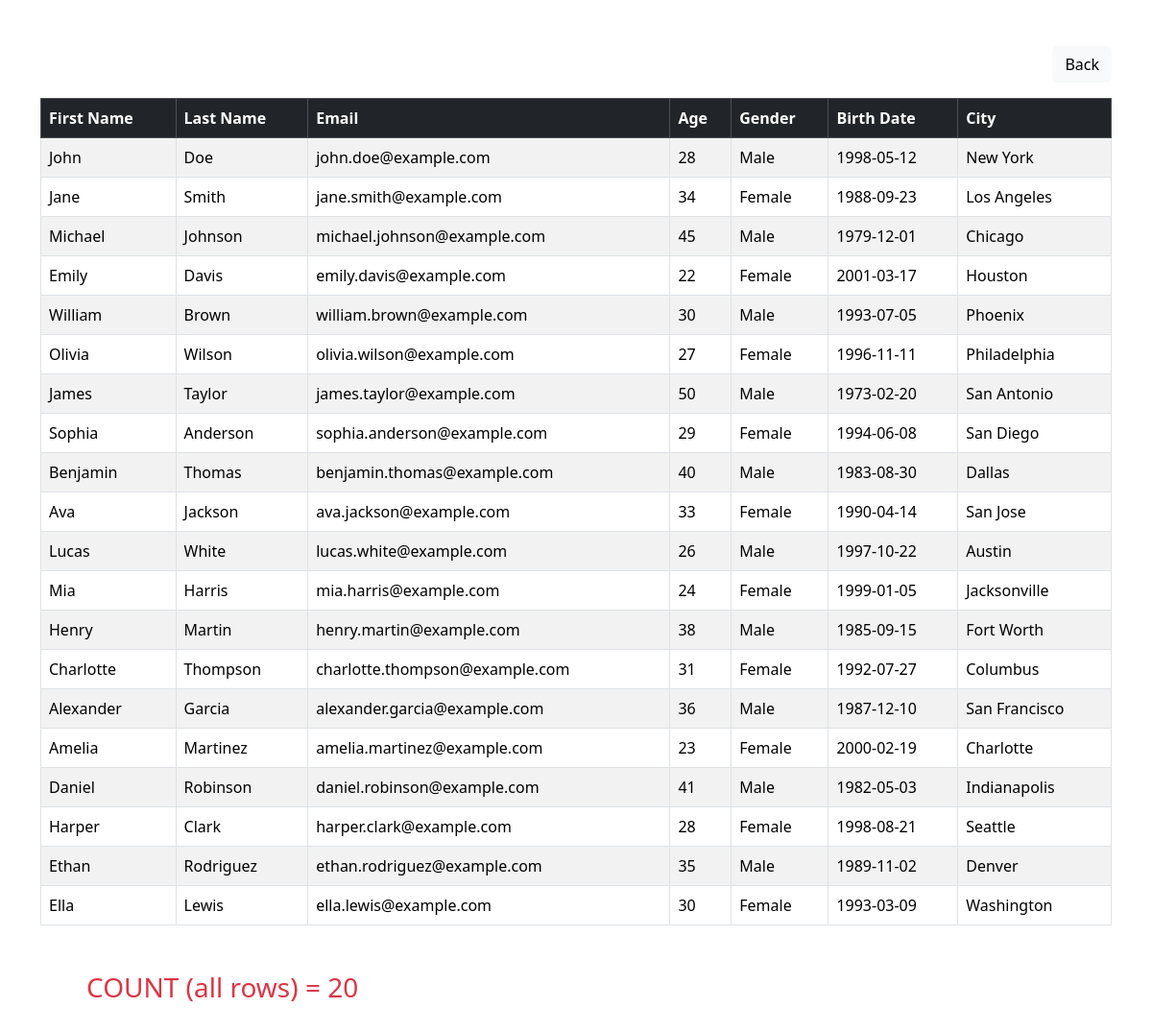
The page /count.php on the database its author committed.
### tables this page shows
CREATE TABLE `peopletbl` (
  `first_name` varchar(50) NOT NULL,
  `last_name` varchar(50) NOT NULL,
  `email` varchar(50) NOT NULL,
  `age` int(5) NOT NULL,
  `gender` varchar(20) NOT NULL,
  `birth_date` date NOT NULL,
  `city` varchar(50) NOT NULL
);

### count.php (the view, shortened to what this page needs)
<?php
require_once "dbconnection.php";
$sql = "SELECT * FROM peopletbl";
$result = mysqli_query($conn, $sql);
$count_query = "SELECT COUNT(*) AS total_people FROM peopletbl";
$count_result = mysqli_query($conn, $count_query);
$count_row = mysqli_fetch_assoc($count_result);
?>
<!DOCTYPE html>
<html lang="en">
<head>
    <link href="https://cdn.jsdelivr.net/npm/bootstrap@5.3.2/dist/css/bootstrap.min.css" rel="stylesheet">
</head>
<body>
<div class="container mt-5">
    <div class="d-flex justify-content-end mb-3">
        <a href="index.php" class="btn btn-light">Back</a>
    </div>
    <table class="table table-bordered table-striped">
        <thead class="table-dark">
            <tr>
                <th>First Name</th>
                <th>Last Name</th>
                <th>Email</th>
                <th>Age</th>
                <th>Gender</th>
                <th>Birth Date</th>
                <th>City</th>
            </tr>
        </thead>
        <tbody>
        <?php
        if (mysqli_num_rows($result) > 0) {
            while ($row = mysqli_fetch_assoc($result)) {
                echo "<tr>";
                echo "<td>{$row['first_name']}</td>";
                echo "<td>{$row['last_name']}</td>";
                echo "<td>{$row['email']}</td>";
                echo "<td>{$row['age']}</td>";
                echo "<td>{$row['gender']}</td>";
                echo "<td>{$row['birth_date']}</td>";
                echo "<td>{$row['city']}</td>";
                echo "</tr>";
            }
        } else {
            echo "<tr><td colspan='7'>No records found</td></tr>";
        }
        ?>
        </tbody>
    </table>
    <div class="m-5 text-danger">
        <h3>COUNT (all rows) = <?php echo $count_row['total_people']; ?></h3>
    </div>
</div>
</body>
</html>

### rows shown on the page
peopletbl: first_name "John", last_name "Doe", email "john.doe@example.com", age "28", gender "Male", birth_date "1998-05-12", city "New York"
peopletbl: first_name "Jane", last_name "Smith", email "jane.smith@example.com", age "34", gender "Female", birth_date "1988-09-23", city "Los Angeles"
peopletbl: first_name "Michael", last_name "Johnson", email "michael.johnson@example.com", age "45", gender "Male", birth_date "1979-12-01", city "Chicago"
peopletbl: first_name "Emily", last_name "Davis", email "emily.davis@example.com", age "22", gender "Female", birth_date "2001-03-17", city "Houston"
peopletbl: first_name "William", last_name "Brown", email "william.brown@example.com", age "30", gender "Male", birth_date "1993-07-05", city "Phoenix"
peopletbl: first_name "Olivia", last_name "Wilson", email "olivia.wilson@example.com", age "27", gender "Female", birth_date "1996-11-11", city "Philadelphia"
peopletbl: first_name "James", last_name "Taylor", email "james.taylor@example.com", age "50", gender "Male", birth_date "1973-02-20", city "San Antonio"
peopletbl: first_name "Sophia", last_name "Anderson", email "sophia.anderson@example.com", age "29", gender "Female", birth_date "1994-06-08", city "San Diego"
peopletbl: first_name "Benjamin", last_name "Thomas", email "benjamin.thomas@example.com", age "40", gender "Male", birth_date "1983-08-30", city "Dallas"
peopletbl: first_name "Ava", last_name "Jackson", email "ava.jackson@example.com", age "33", gender "Female", birth_date "1990-04-14", city "San Jose"
peopletbl: first_name "Lucas", last_name "White", email "lucas.white@example.com", age "26", gender "Male", birth_date "1997-10-22", city "Austin"
peopletbl: first_name "Mia", last_name "Harris", email "mia.harris@example.com", age "24", gender "Female", birth_date "1999-01-05", city "Jacksonville"
peopletbl: first_name "Henry", last_name "Martin", email "henry.martin@example.com", age "38", gender "Male", birth_date "1985-09-15", city "Fort Worth"
peopletbl: first_name "Charlotte", last_name "Thompson", email "charlotte.thompson@example.com", age "31", gender "Female", birth_date "1992-07-27", city "Columbus"
peopletbl: first_name "Alexander", last_name "Garcia", email "alexander.garcia@example.com", age "36", gender "Male", birth_date "1987-12-10", city "San Francisco"
peopletbl: first_name "Amelia", last_name "Martinez", email "amelia.martinez@example.com", age "23", gender "Female", birth_date "2000-02-19", city "Charlotte"
peopletbl: first_name "Daniel", last_name "Robinson", email "daniel.robinson@example.com", age "41", gender "Male", birth_date "1982-05-03", city "Indianapolis"
peopletbl: first_name "Harper", last_name "Clark", email "harper.clark@example.com", age "28", gender "Female", birth_date "1998-08-21", city "Seattle"
peopletbl: first_name "Ethan", last_name "Rodriguez", email "ethan.rodriguez@example.com", age "35", gender "Male", birth_date "1989-11-02", city "Denver"
peopletbl: first_name "Ella", last_name "Lewis", email "ella.lewis@example.com", age "30", gender "Female", birth_date "1993-03-09", city "Washington"

### other values the page prints
$count_row['total_people'] "20"
